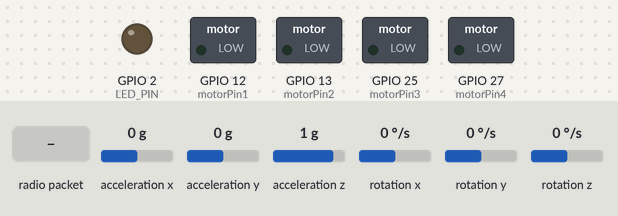
This sketch was run on a simulated ESP32. On the bench: switched loads named in the sketch (green lamp = pin HIGH), output pins drawn as LEDs (lit = HIGH). Dashed ring = blinking. The test bench sets the inputs (shaded band); at power-on: acceleration x 0 g, acceleration y 0 g, acceleration z 1 g, rotation x 0 °/s, rotation y 0 °/s, rotation z 0 °/s. No radio packets arrive unless stated; what the sketch prints to the serial monitor is not drawn.

Above: at 1.2 s.
1.3 s: radio packet "," arrives
At 2.62 s:
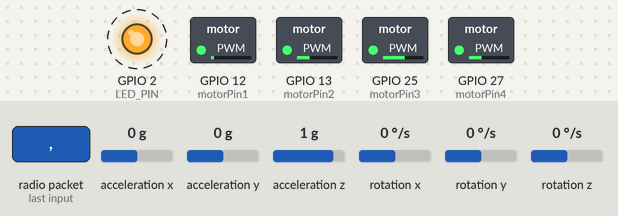
4.3 s: radio packet "5" arrives
At 7.1 s:
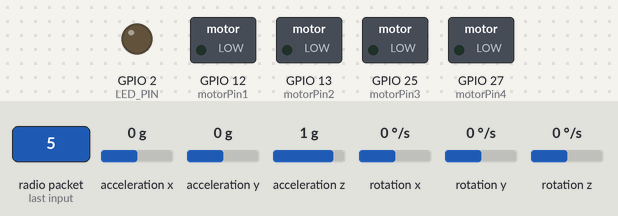
7.3 s: radio packet "90" arrives
At 8.2 s:
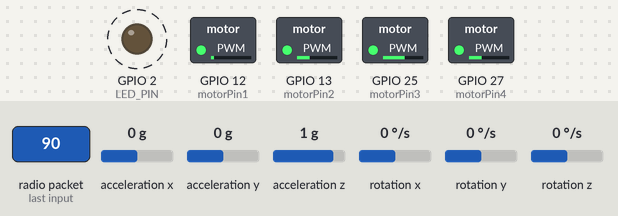
Timing chart, 0 to 10.8 s (numbered marks = the images above; inputs shaded):
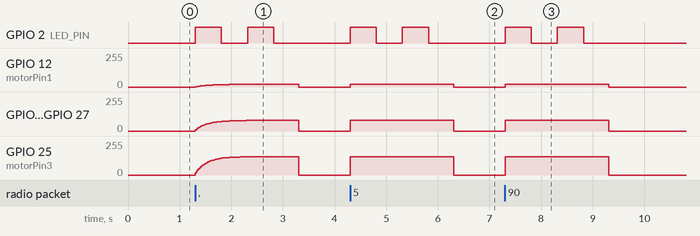

The sketch:

I4_safe.ino
```cpp
#include <Wire.h>
#include <MPU6050.h>
#include <SPI.h>
#include <LoRa.h>

// ==== LoRa config ====
#define SS    5
#define RST   14
#define DIO0  26

// ==== Motor PWM pins ====
int motorPin1 = 12;
int motorPin2 = 13;
int motorPin3 = 25;
int motorPin4 = 27;

// ==== LED báo trạng thái ====
#define LED_PIN 2

// ==== MPU6050 ====
MPU6050 mpu;
int16_t ax, ay, az;
int16_t gx, gy, gz;
float pitch, roll;

// Kalman filter
float kalmanPitch = 0, kalmanRoll = 0;
float uncertaintyPitch = 2, uncertaintyRoll = 2;

// ==== PID ====
float Kp_pitch = 1.0, Ki_pitch = 0.0, Kd_pitch = 0.4;
float Kp_roll  = 1.0, Ki_roll  = 0.0, Kd_roll  = 0.4;
float previousErrorPitch = 0, previousErrorRoll = 0;
float integralPitch = 0, integralRoll = 0;

// ==== Motor ====
int motorSpeed1 = 0, motorSpeed2 = 0, motorSpeed3 = 0, motorSpeed4 = 0;
float alpha = 0.1;
float filteredM1 = 0, filteredM2 = 0, filteredM3 = 0, filteredM4 = 0;
int currentThrottle = 100;

// ==== Joystick ====
int joy1X = 2048, joy1Y = 2048, joy2X = 2048, joy2Y = 2048;

// ==== Timeout ====
bool clientConnected = false;
unsigned long lastDataTime = 0;
const unsigned long timeoutNoData = 2000;

// ==== LED nhấp nháy ====
unsigned long previousMillis = 0;
const long interval = 500;
bool ledState = false;

// ===== Kalman Filter =====
void kalman_1d(float& state, float& uncertainty, float gyroRate, float measuredAngle) {
  float dt = 0.02;
  float rate = gyroRate;
  state += dt * rate;
  uncertainty += 0.02;

  float K = uncertainty / (uncertainty + 0.1);
  state += K * (measuredAngle - state);
  uncertainty *= (1 - K);
}

// ==== Lấy giá trị joystick ====
String getValue(String data, String key) {
  int idx = data.indexOf(key + "=");
  if (idx == -1) return "0";
  int endIdx = data.indexOf(",", idx);
  if (endIdx == -1) endIdx = data.length();
  return data.substring(idx + key.length() + 1, endIdx);
}

// ==== Setup ====
void setup() {
  Serial.begin(115200);
  Wire.begin();
  mpu.initialize();
  if (!mpu.testConnection()) {
    Serial.println("MPU6050 không kết nối!");
    while (1);
  }

  pinMode(LED_PIN, OUTPUT);
  ledcSetup(0, 500, 8);
  ledcSetup(1, 500, 8);
  ledcSetup(2, 500, 8);
  ledcSetup(3, 500, 8);
  ledcAttachPin(motorPin1, 0);
  ledcAttachPin(motorPin2, 1);
  ledcAttachPin(motorPin3, 2);
  ledcAttachPin(motorPin4, 3);

  LoRa.setPins(SS, RST, DIO0);
  if (!LoRa.begin(433E6)) {
    Serial.println("Lỗi khởi tạo LoRa!");
    while (1);
  }
  Serial.println("LoRa khởi động thành công!");
}

// ==== Loop chính ====
void loop() {
  int packetSize = LoRa.parsePacket();
  if (packetSize) {
    String received = "";
    while (LoRa.available()) {
      received += (char)LoRa.read();
    }

    clientConnected = true;
    lastDataTime = millis();

    joy1Y = getValue(received, "joy1Y").toInt();
    joy1X = getValue(received, "joy1X").toInt();
    joy2Y = getValue(received, "joy2Y").toInt();
    joy2X = getValue(received, "joy2X").toInt();
  }

  if (clientConnected) {
    if (millis() - lastDataTime > timeoutNoData) {
      Serial.println("⚠️ Mất kết nối. Tắt động cơ.");
      clientConnected = false;
      digitalWrite(LED_PIN, LOW);
      ledcWrite(0, 0);
      ledcWrite(1, 0);
      ledcWrite(2, 0);
      ledcWrite(3, 0);
      return;
    }

    // LED nhấp nháy
    if (millis() - previousMillis > interval) {
      previousMillis = millis();
      ledState = !ledState;
      digitalWrite(LED_PIN, ledState);
    }

    // Đọc MPU6050
    mpu.getAcceleration(&ax, &ay, &az);
    mpu.getRotation(&gx, &gy, &gz);

    float rawPitch = 0, rawRoll = 0;
    float denPitch = sqrt(ax * ax + az * az);
    float denRoll = sqrt(ay * ay + az * az);

    if (denPitch > 0.0001 && denRoll > 0.0001) {
      rawPitch = atan2(ay, denPitch) * 180.0 / PI;
      rawRoll = atan2(-ax, denRoll) * 180.0 / PI;
    }

    kalman_1d(kalmanPitch, uncertaintyPitch, gx / 131.0, rawPitch);
    kalman_1d(kalmanRoll, uncertaintyRoll, gy / 131.0, rawRoll);

    pitch = kalmanPitch;
    roll = kalmanRoll;

    // Điều khiển joystick
    float pitchTarget = map(joy1Y, 0, 4095, -30, 30);
    float rollTarget = map(joy1X, 0, 4095, -30, 30);

    int joyMid = 2048;
    int delta = map(joy2X, 0, 4095, -5, 5);
    if (abs(joy2X - joyMid) > 200) {
      currentThrottle += delta;
      currentThrottle = constrain(currentThrottle, 80, 230);
    }
    int baseThrottle = currentThrottle;

    float errorPitch = pitchTarget - pitch;
    float dPitch = errorPitch - previousErrorPitch;
    integralPitch += errorPitch;
    integralPitch = constrain(integralPitch, -400, 400);

    float errorRoll = rollTarget - roll;
    float dRoll = errorRoll - previousErrorRoll;
    integralRoll += errorRoll;
    integralRoll = constrain(integralRoll, -400, 400);

    float pidPitch = Kp_pitch * errorPitch + Ki_pitch * integralPitch + Kd_pitch * dPitch;
    float pidRoll  = Kp_roll  * errorRoll  + Ki_roll  * integralRoll  + Kd_roll  * dRoll;

    previousErrorPitch = errorPitch;
    previousErrorRoll = errorRoll;

    // Mixing motor
    motorSpeed1 = constrain(baseThrottle + pidPitch + pidRoll, 0, 255);
    motorSpeed2 = constrain(baseThrottle - pidPitch + pidRoll, 0, 255);
    motorSpeed3 = constrain(baseThrottle - pidPitch - pidRoll, 0, 255);
    motorSpeed4 = constrain(baseThrottle + pidPitch - pidRoll, 0, 255);

    // Smoothing
    filteredM1 = (1 - alpha) * filteredM1 + alpha * motorSpeed1;
    filteredM2 = (1 - alpha) * filteredM2 + alpha * motorSpeed2;
    filteredM3 = (1 - alpha) * filteredM3 + alpha * motorSpeed3;
    filteredM4 = (1 - alpha) * filteredM4 + alpha * motorSpeed4;

    // Output PWM
    ledcWrite(0, (int)filteredM1);
    ledcWrite(1, (int)filteredM2);
    ledcWrite(2, (int)filteredM3);
    ledcWrite(3, (int)filteredM4);

    // Debug
    Serial.print("P:"); Serial.print(pitch, 1);
    Serial.print(" R:"); Serial.print(roll, 1);
    Serial.print(" T:"); Serial.print(baseThrottle);
    Serial.print(" M1:"); Serial.print((int)filteredM1);
    Serial.print(" M2:"); Serial.print((int)filteredM2);
    Serial.print(" M3:"); Serial.print((int)filteredM3);
    Serial.print(" M4:"); Serial.println((int)filteredM4);

    delay(20);
  } else {
    // Không có kết nối
    ledcWrite(0, 0);
    ledcWrite(1, 0);
    ledcWrite(2, 0);
    ledcWrite(3, 0);
    digitalWrite(LED_PIN, LOW);
  }
}
```

Measured:
- after the input at 1.3 s, GPIO 2 (LED_PIN): alternates HIGH for 0.51 s and LOW for 0.51 s, 4 changes in all, then stays LOW, starting at once; GPIO 12 (motorPin1): rises from 0/255 to 19/255 in 0.65 s, then falls to 0/255 in 1.3 s
- after the input at 4.3 s, GPIO 2 (LED_PIN): alternates HIGH for 0.51 s and LOW for 0.51 s, 4 changes in all, then stays LOW, starting at once; GPIO 12 (motorPin1): 0/255 → 19/255 at once, → 0/255 2.0 s later
- after the input at 7.3 s, GPIO 2 (LED_PIN): alternates HIGH for 0.51 s and LOW for 0.51 s, 4 changes in all, then stays LOW, starting at once; GPIO 12 (motorPin1): 0/255 → 19/255 at once, → 0/255 2.0 s later
